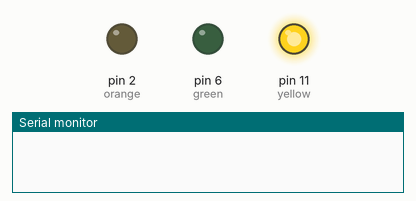
A sketch run on a simulated Arduino Uno, built with avr-gcc and run on an emulated ATmega328P. On the bench: output pins drawn as LEDs (lit = HIGH), the last lines printed to the serial monitor.

Above: at 0.5 s.
At 6.5 s:
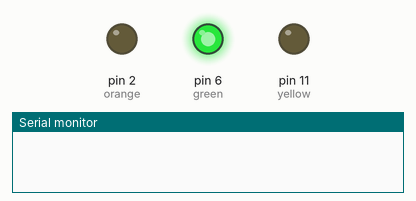
At 10.5 s:
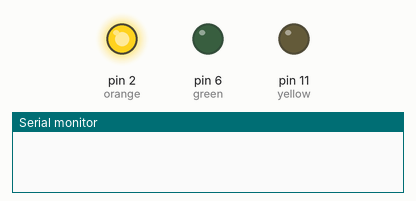
At 13.5 s:
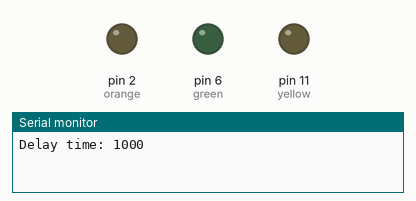
Timing chart, 0 to 15.6 s (numbered marks = the images above):
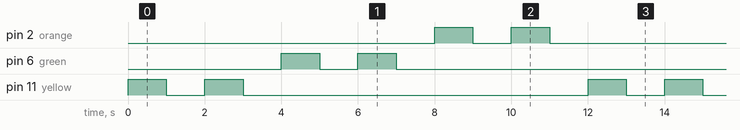

Measured:
- by itself, pin 2 (orange), pin 6 (green), pin 11 (yellow): repeats every 12.0 s: LOW 1.0 s, HIGH 1.0 s, LOW 9.0 s, HIGH 1.0 s
- by itself, everything shown: repeats every 12.0 s, in 12 steps

The sketch:

Lab_4.ino
```cpp
const int yellow = 11;
const int green = 6;
const int orange = 2;

int delay_time = 1000; // set the delay time

void blink (); // function to blink an LED; function prototype
void d_t (); // function to print the delay time

void setup() {
  pinMode (yellow, OUTPUT);
  pinMode (green, OUTPUT);
  pinMode (orange, OUTPUT);
  Serial.begin (9600);
}

void loop() {
  blink (yellow, delay_time);
  blink (green, delay_time);
  blink (orange, delay_time);
  d_t (delay_time);
}


// Define the function that blinks the LED
void blink (int LED, int delay_time) {
  digitalWrite (LED, HIGH);
  delay (delay_time);
  digitalWrite (LED, LOW);
  delay (delay_time);
  digitalWrite (LED, HIGH);
  delay (delay_time);
  digitalWrite (LED, LOW);
  delay (delay_time);
}

// Define the function to print out the delay tine
void d_t (int delay_time) {
  int time = delay_time;
  Serial.print("Delay time: ");
  Serial.println(time);
}
```
